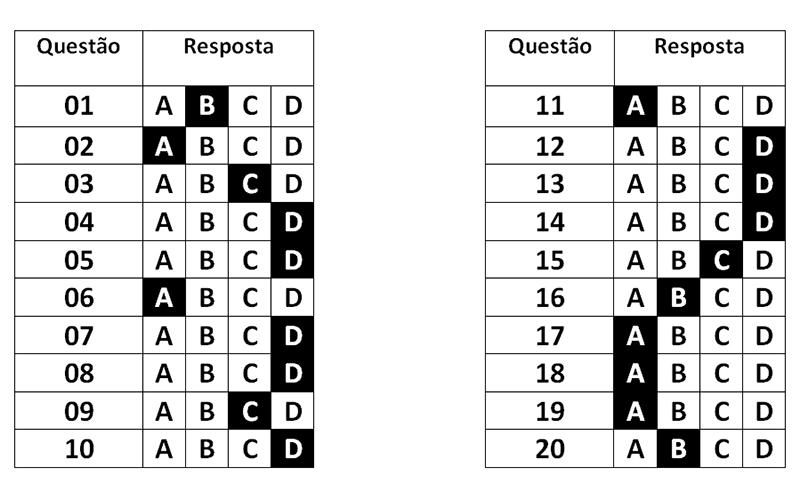
#> input picture lessons/dataset/imgs/gabarito_colunas_simples_preenchidas.jpg, 800 x 500 px, given in place of the camera
$ jupyter execute --allow-errors '7.1 - Camera-Basic-Recognition_static_timer.ipynb'   (text cells are left out)
#> lines starting #> are read from the running program, lines starting #| are printed output that depends on the picture; after the words box and inside, x2 and y2 are one past the last pixel; in counts of white or black regions, pixels touching at a corner belong together
[cell 1]
def identify_alternative(image,cropped):
    try:
        global init
        gray = cv2.cvtColor(cropped, cv2.COLOR_BGR2GRAY)
        gray = cv2.medianBlur(gray, 5)

        rows = gray.shape[0]
        circles = cv2.HoughCircles(gray,cv2.HOUGH_GRADIENT,1,rows/10,param1=50,param2=30,minRadius=0, maxRadius=30)

        if circles is not None:
            circles = np.uint16(np.around(circles))

            for i in circles[0, :]:
                center = (i[0], i[1])

                #Ponto central
                cv2.circle(image, center, 1, BLUE, 3)

                #Circulo externo
                radius = i[2]
                cv2.circle(image, center, radius, GREEN, 3)
            end = time()
            cv2.imshow("circles", image)
            if(init and int(end - init) >= 3):
                return True
        else:
            cv2.imshow("detected circles", image)
            init = time()
    except:
        cv2.destroyAllWindows()
        exit(0)

[cell 2]
def delimiter(image,color):
    height, width = image.shape[:2]
    # Dimensões relativas da tela
    top_left_x = int(width / 8)
    top_left_y = int((height / 2) + (height / 3))
    bottom_right_x = int((width / 2.3) * 2)
    bottom_right_y = int((height / 2) - (height / 3))
    # Desenhando retangulo para delimitar o que será analisado
    cv2.rectangle(image, (top_left_x,top_left_y), (bottom_right_x,bottom_right_y), color, 2)

    mask = np.zeros(image.shape[:2], dtype = "uint8")
    cropped = image[bottom_right_y:top_left_y , top_left_x:bottom_right_x]
    cropped_mask = cv2.bitwise_and(image.copy(), image.copy(), mask = mask)
    cropped_mask[bottom_right_y:top_left_y , top_left_x:bottom_right_x] = cropped

    return cropped_mask,cropped

[cell 3]
def identify_test(image):
    cropped_mask,_ = delimiter(image,color)

    status = identify_alternative(image,cropped_mask)
    _, crooped = delimiter(image,color)
    return status,crooped

[cell 4]
def save_copy(image):
    name = "dataset/imgs/identificadas/{}.png".format(str(datetime.now()))
    cv2.imwrite(name,image)

[cell 5]
def camera_processing():

    cap = cv2.VideoCapture(0)

    while(True):
        ret, frame = cap.read()
#> frame is the input picture: shape (500, 800, 3); min 0, max 255, mean 219.7
        frame = cv2.flip(frame,1)
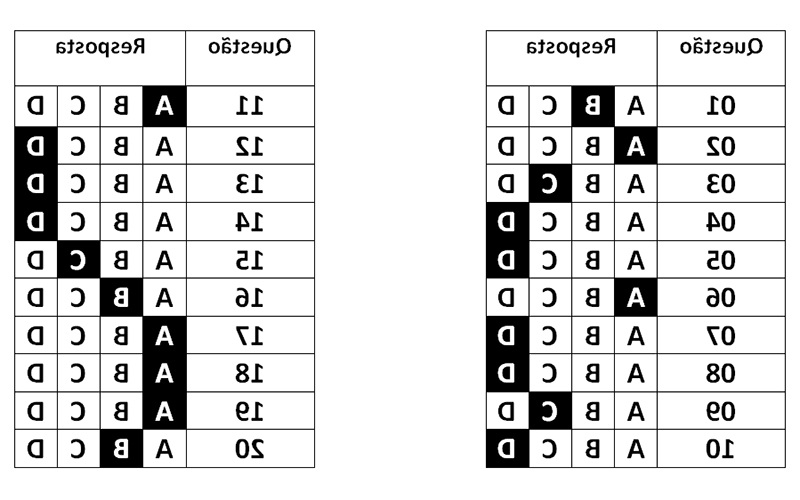
#> frame: shape (500, 800, 3); min 0, max 255, mean 219.7
        status,cropped = identify_test(frame)
#> in delimiter, `cv2.rectangle(image, (top_left_x,top_left_y), (bottom_right_x,bottom_r..`:
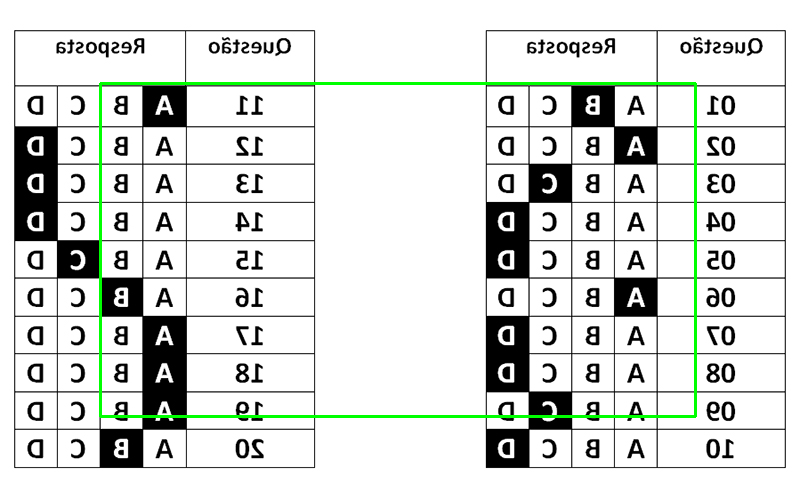
#> image: shape (500, 800, 3); mean B, G, R 216.7, 220.2, 216.7
#> in delimiter, `cropped = image[bottom_right_y:top_left_y , top_left_x:bottom_right_x]`:
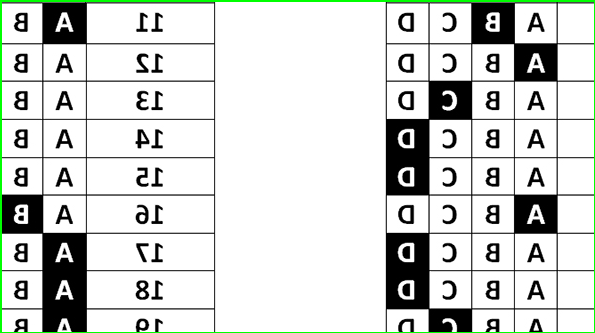
#> cropped: shape (333, 595, 3); mean B, G, R 209.6, 213.2, 209.6
#> in delimiter, `cropped_mask = cv2.bitwise_and(image.copy(), image.copy(), mask = mask)`: cropped_mask: shape (500, 800, 3); every value is 0
#> in delimiter, `cropped_mask[bottom_right_y:top_left_y , top_left_x:bottom_right_x] = ..`:
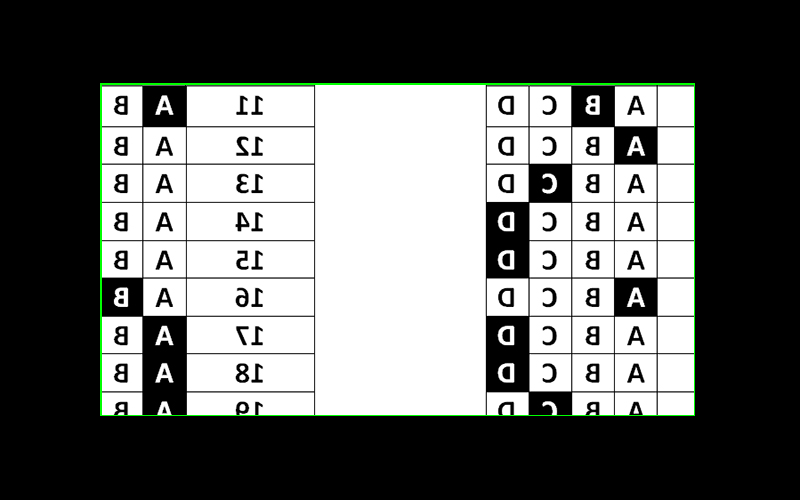
#> cropped_mask: shape (500, 800, 3); mean B, G, R 103.8, 105.6, 103.8
#> in identify_alternative, `gray = cv2.medianBlur(gray, 5)`:
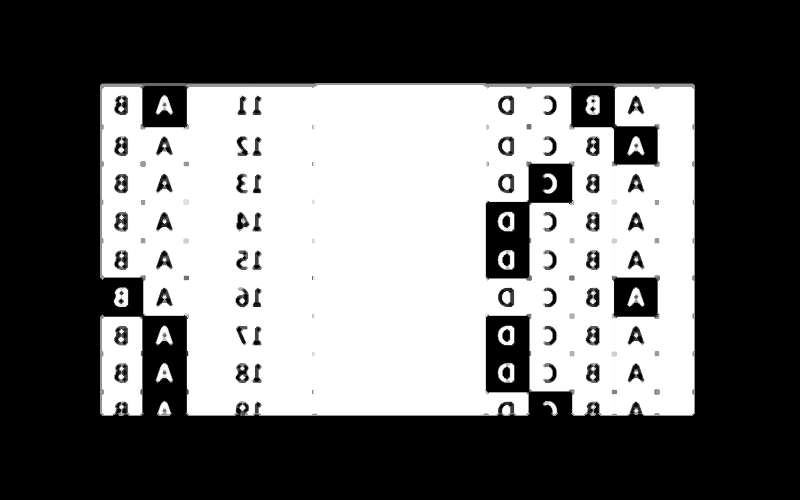
#> gray: shape (500, 800); min 0, max 255, mean 107.7
#> in identify_alternative, `circles = cv2.HoughCircles(gray,cv2.HOUGH_GRADIENT,1,rows/10,param1=50..`: circles = [[507.5, 372.5, 10.2], [507.5, 104.5, 10]]
#> in identify_alternative, `circles = np.uint16(np.around(circles))`: circles = [[508, 372, 10], [508, 104, 10]]
#> the loop in identify_alternative, `for i in circles[0, :]:` made 2 passes
#> after the loop in identify_alternative, `for i in circles[0, :]:`:
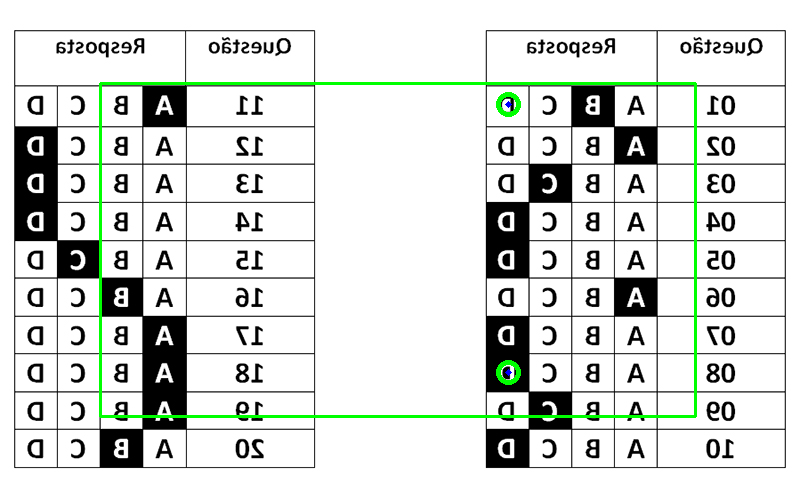
#> image: shape (500, 800, 3); 0.17% of pixels changed, all inside (x1, y1, x2, y2) = (496, 92, 521, 385)
        if (cv2.waitKey(1) & 0xFF == ord('q')) or status:
            save_copy(cropped)
            break

    cap.release()
    cv2.destroyAllWindows()

$ run again, on lessons/dataset/imgs/gabarito_preenchido_sos.jpg
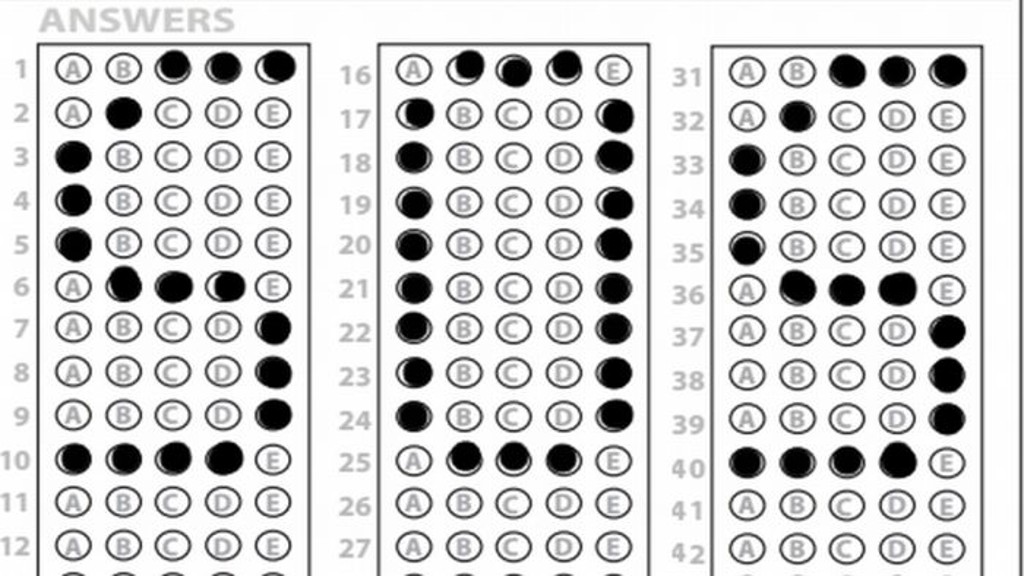
#> input picture lessons/dataset/imgs/gabarito_preenchido_sos.jpg, 1024 x 576 px, given in place of the camera
#> in camera_processing, frame is the input picture: shape (576, 1024, 3); mean B, G, R 211, 210.9, 210.9
#> in identify_alternative, `gray = cv2.medianBlur(gray, 5)`:
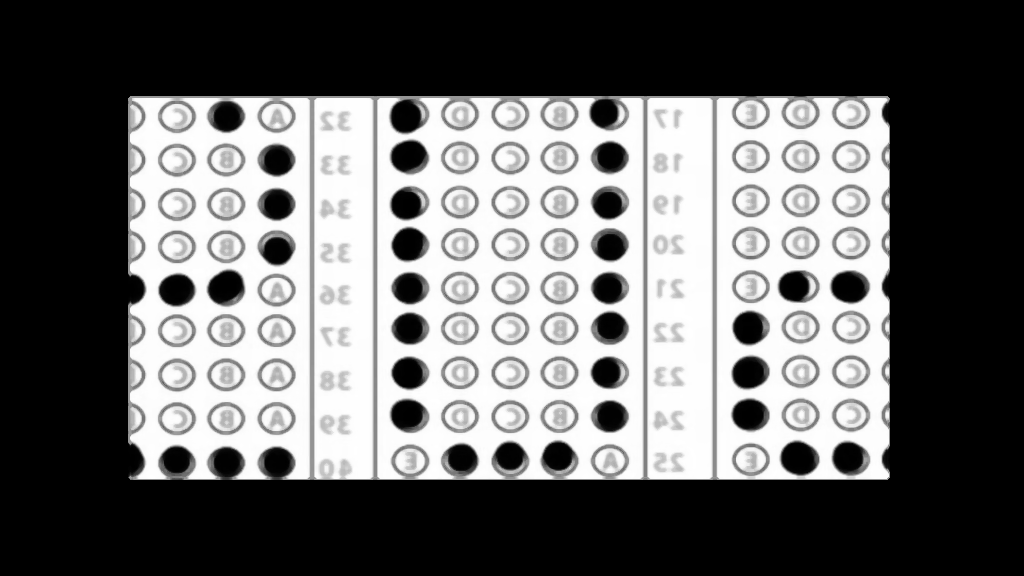
#> gray: shape (576, 1024); min 0, max 255, mean 102.1
#> in identify_alternative, `circles = cv2.HoughCircles(gray,cv2.HOUGH_GRADIENT,1,rows/10,param1=50..`: circles = 38 rows, first 8: [178.5, 418.5, 16.3], [178.5, 246.5, 16.3], [603.5, 112.5, 14.5], [800.5, 412.5, 14.9], [459.5, 370.5, 14.7], [176.5, 328.5, 14.7], [510.5, 457.5, 15.9], [800.5, 114.5, 14.9]
#> in identify_alternative, `circles = np.uint16(np.around(circles))`: circles = 38 rows, first 8: [178, 418, 16], [178, 246, 16], [604, 112, 14], [800, 412, 15], [460, 370, 15], [176, 328, 15], [510, 458, 16], [800, 114, 15]
#> the loop in identify_alternative, `for i in circles[0, :]:` made 38 passes
#> after the loop in identify_alternative, `for i in circles[0, :]:`:
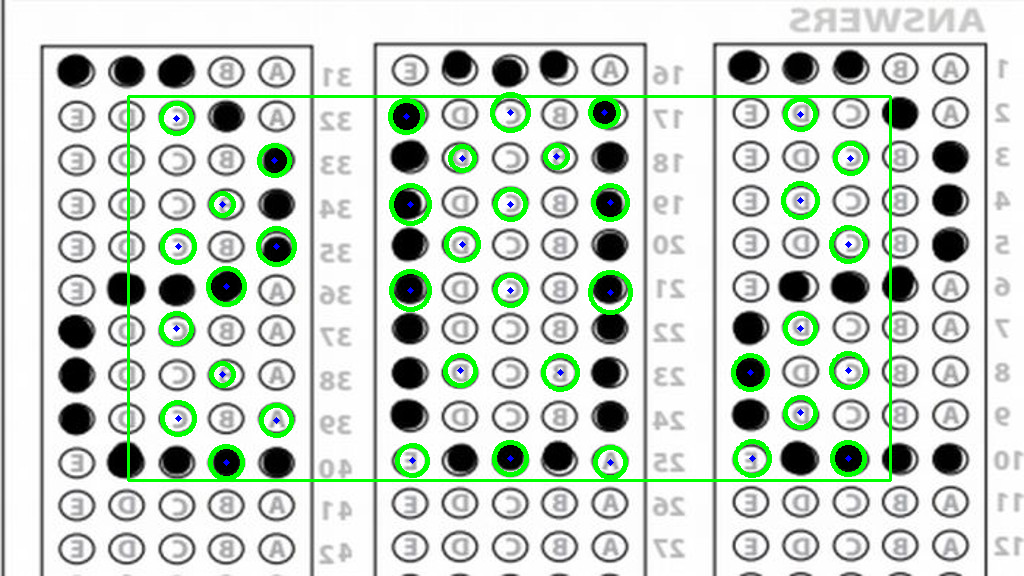
#> image: shape (576, 1024, 3); mean B, G, R 203.4, 214, 202.9

$ run again, on lessons/dataset/imgs/gabarito_circular_simples.png
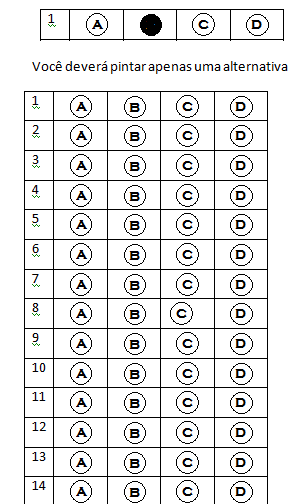
#> input picture lessons/dataset/imgs/gabarito_circular_simples.png, 304 x 504 px, given in place of the camera
#> in camera_processing, frame is the input picture: shape (504, 304, 3); mean B, G, R 230.7, 230.7, 230.7
#> in delimiter, `cropped = image[bottom_right_y:top_left_y , top_left_x:bottom_right_x]`:
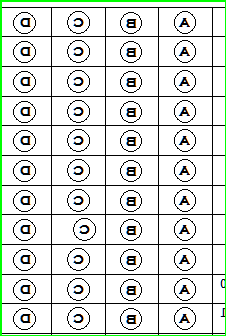
#> cropped: shape (336, 226, 3); mean B, G, R 219.4, 225.1, 219.4
#> in identify_alternative, `gray = cv2.medianBlur(gray, 5)`:
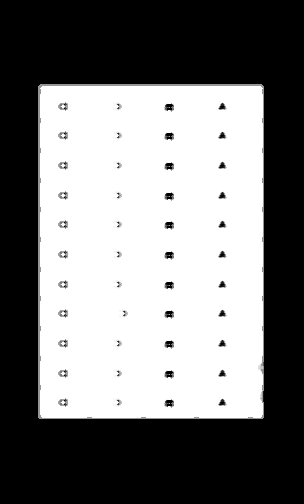
#> gray: shape (504, 304); min 0, max 255, mean 122.7
#> circles = None

$ run again, on lessons/dataset/imgs/gabarito_circular_simples_preenchido.png
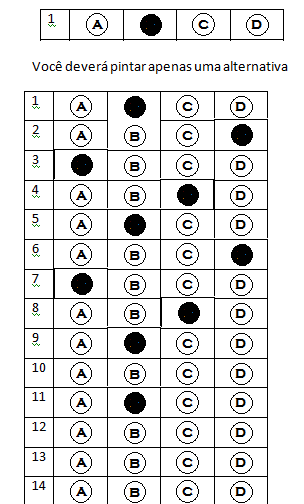
#> input picture lessons/dataset/imgs/gabarito_circular_simples_preenchido.png, 304 x 504 px, given in place of the camera
#> in camera_processing, frame is the input picture: shape (504, 304, 3); mean B, G, R 226.2, 226.3, 226.3
#> in delimiter, `cropped = image[bottom_right_y:top_left_y , top_left_x:bottom_right_x]`:
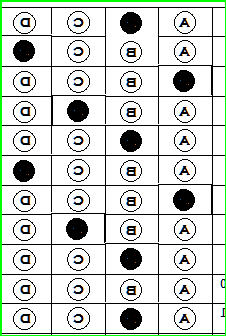
#> cropped: shape (336, 226, 3); mean B, G, R 210.5, 216.1, 210.5
#> in identify_alternative, `gray = cv2.medianBlur(gray, 5)`:
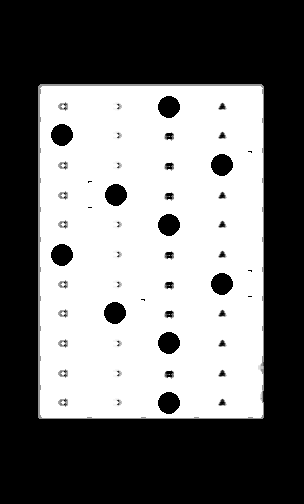
#> gray: shape (504, 304); min 0, max 255, mean 116.9
#> circles = None
